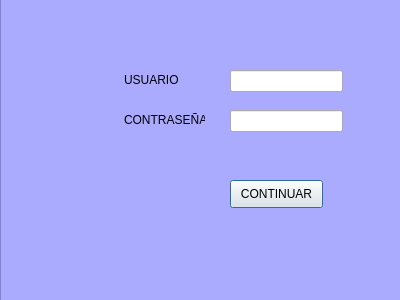
<?xml version="1.0" encoding="UTF-8"?>
<ui version="4.0">
 <class>Dialog</class>
 <widget class="QDialog" name="Dialog">
  <property name="geometry">
   <rect>
    <x>0</x>
    <y>0</y>
    <width>400</width>
    <height>300</height>
   </rect>
  </property>
  <property name="windowTitle">
   <string>Dialog</string>
  </property>
  <widget class="QListWidget" name="listWidget">
   <property name="geometry">
    <rect>
     <x>0</x>
     <y>-10</y>
     <width>411</width>
     <height>331</height>
    </rect>
   </property>
   <property name="styleSheet">
    <string notr="true">background-color: rgb(170, 170, 255);</string>
   </property>
  </widget>
  <widget class="QLabel" name="label">
   <property name="geometry">
    <rect>
     <x>124</x>
     <y>70</y>
     <width>81</width>
     <height>20</height>
    </rect>
   </property>
   <property name="styleSheet">
    <string notr="true">background-color: rgb(170, 170, 255);</string>
   </property>
   <property name="text">
    <string>USUARIO</string>
   </property>
  </widget>
  <widget class="QPushButton" name="btn_login">
   <property name="geometry">
    <rect>
     <x>230</x>
     <y>180</y>
     <width>93</width>
     <height>28</height>
    </rect>
   </property>
   <property name="text">
    <string>CONTINUAR</string>
   </property>
  </widget>
  <widget class="QLabel" name="label_2">
   <property name="geometry">
    <rect>
     <x>124</x>
     <y>110</y>
     <width>81</width>
     <height>20</height>
    </rect>
   </property>
   <property name="styleSheet">
    <string notr="true">background-color: rgb(170, 170, 255);</string>
   </property>
   <property name="text">
    <string>CONTRASEÑA</string>
   </property>
  </widget>
  <widget class="QLineEdit" name="txt_usuario">
   <property name="geometry">
    <rect>
     <x>230</x>
     <y>70</y>
     <width>113</width>
     <height>22</height>
    </rect>
   </property>
  </widget>
  <widget class="QLineEdit" name="txt_contrasena">
   <property name="geometry">
    <rect>
     <x>230</x>
     <y>110</y>
     <width>113</width>
     <height>22</height>
    </rect>
   </property>
  </widget>
 </widget>
 <resources/>
 <connections/>
</ui>
